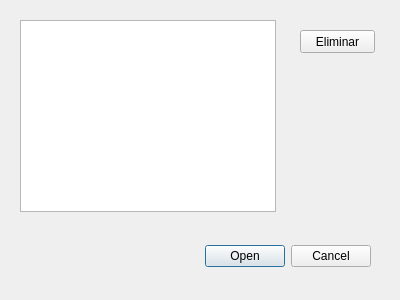
<?xml version="1.0" encoding="UTF-8"?>
<ui version="4.0">
 <class>openProjectDialog</class>
 <widget class="QDialog" name="openProjectDialog">
  <property name="windowModality">
   <enum>Qt::ApplicationModal</enum>
  </property>
  <property name="geometry">
   <rect>
    <x>0</x>
    <y>0</y>
    <width>400</width>
    <height>300</height>
   </rect>
  </property>
  <property name="windowTitle">
   <string>Abrir proyecto</string>
  </property>
  <widget class="QDialogButtonBox" name="confirmationButtonBox">
   <property name="geometry">
    <rect>
     <x>30</x>
     <y>240</y>
     <width>341</width>
     <height>32</height>
    </rect>
   </property>
   <property name="orientation">
    <enum>Qt::Horizontal</enum>
   </property>
   <property name="standardButtons">
    <set>QDialogButtonBox::Cancel|QDialogButtonBox::Open</set>
   </property>
  </widget>
  <widget class="QPushButton" name="removeProjectButton">
   <property name="geometry">
    <rect>
     <x>300</x>
     <y>30</y>
     <width>75</width>
     <height>23</height>
    </rect>
   </property>
   <property name="text">
    <string>Eliminar</string>
   </property>
  </widget>
  <widget class="QListWidget" name="projectsListWidget">
   <property name="geometry">
    <rect>
     <x>20</x>
     <y>20</y>
     <width>256</width>
     <height>192</height>
    </rect>
   </property>
  </widget>
 </widget>
 <resources/>
 <connections>
  <connection>
   <sender>confirmationButtonBox</sender>
   <signal>accepted()</signal>
   <receiver>openProjectDialog</receiver>
   <slot>accept()</slot>
   <hints>
    <hint type="sourcelabel">
     <x>248</x>
     <y>254</y>
    </hint>
    <hint type="destinationlabel">
     <x>157</x>
     <y>274</y>
    </hint>
   </hints>
  </connection>
  <connection>
   <sender>confirmationButtonBox</sender>
   <signal>rejected()</signal>
   <receiver>openProjectDialog</receiver>
   <slot>reject()</slot>
   <hints>
    <hint type="sourcelabel">
     <x>316</x>
     <y>260</y>
    </hint>
    <hint type="destinationlabel">
     <x>286</x>
     <y>274</y>
    </hint>
   </hints>
  </connection>
 </connections>
</ui>
